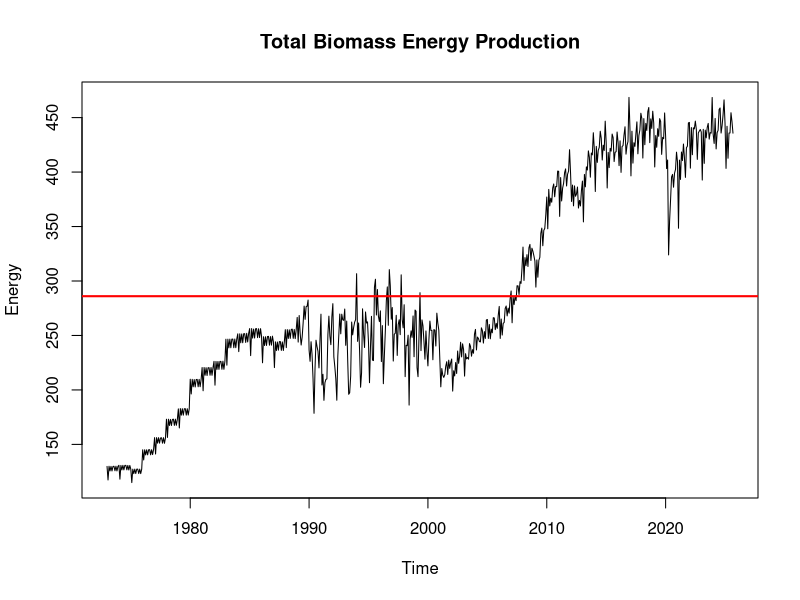
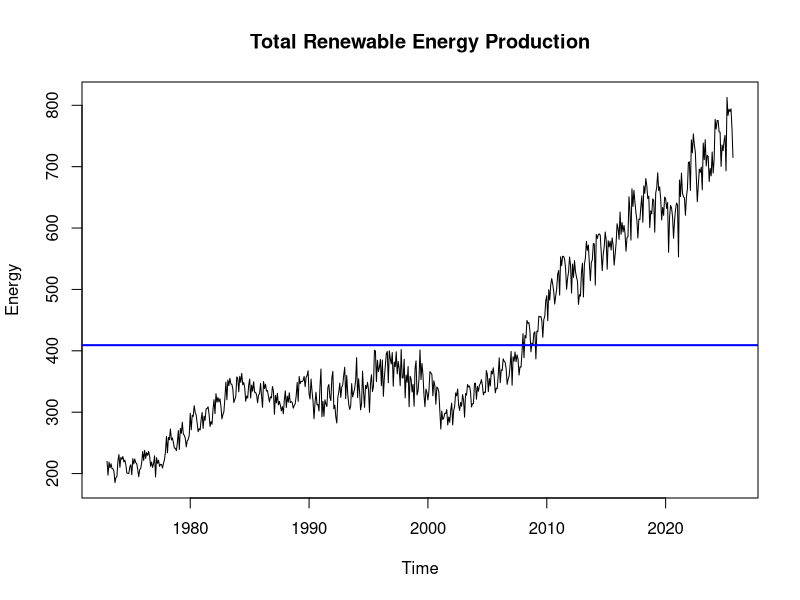
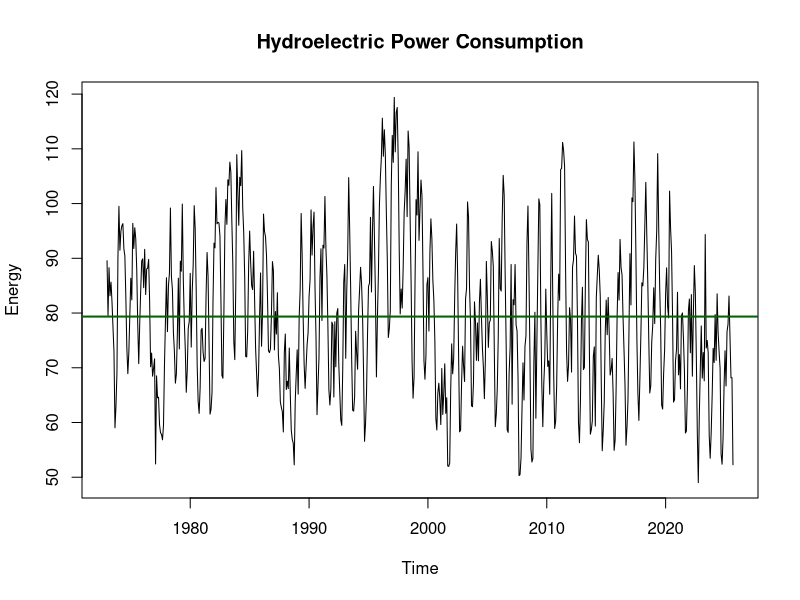
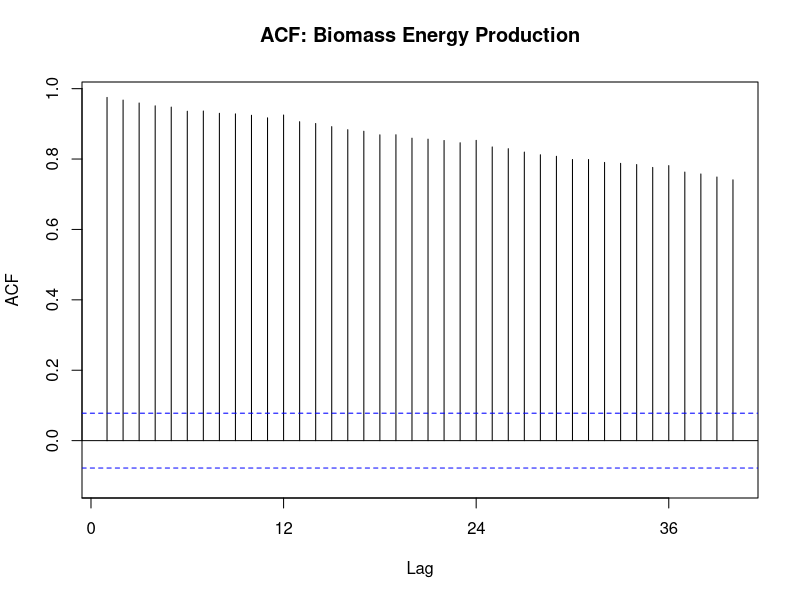
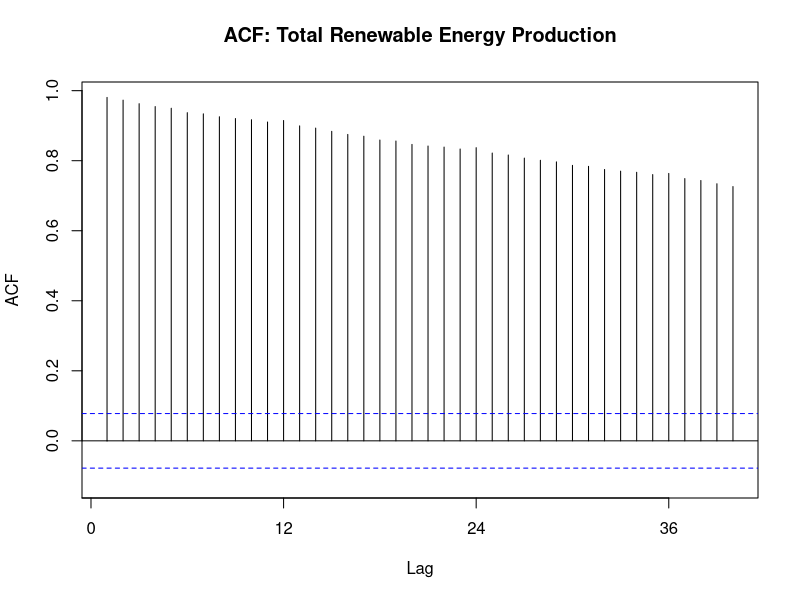
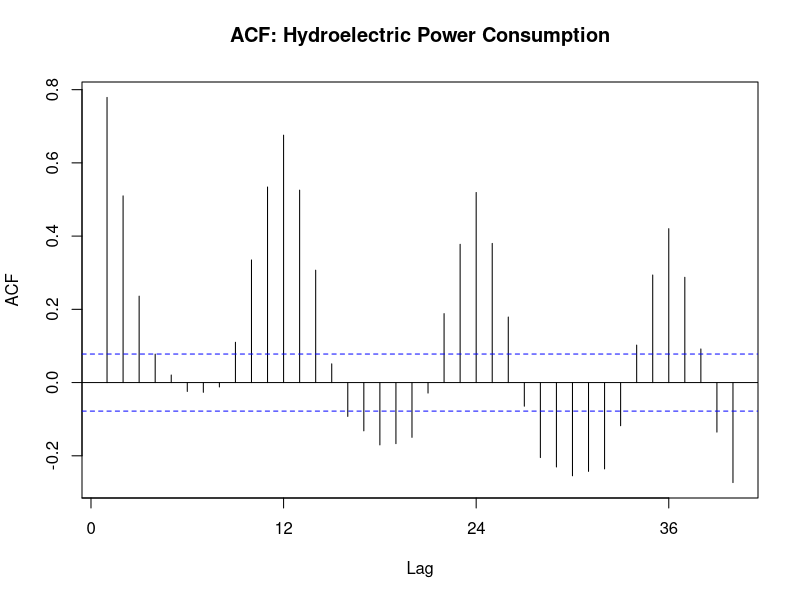
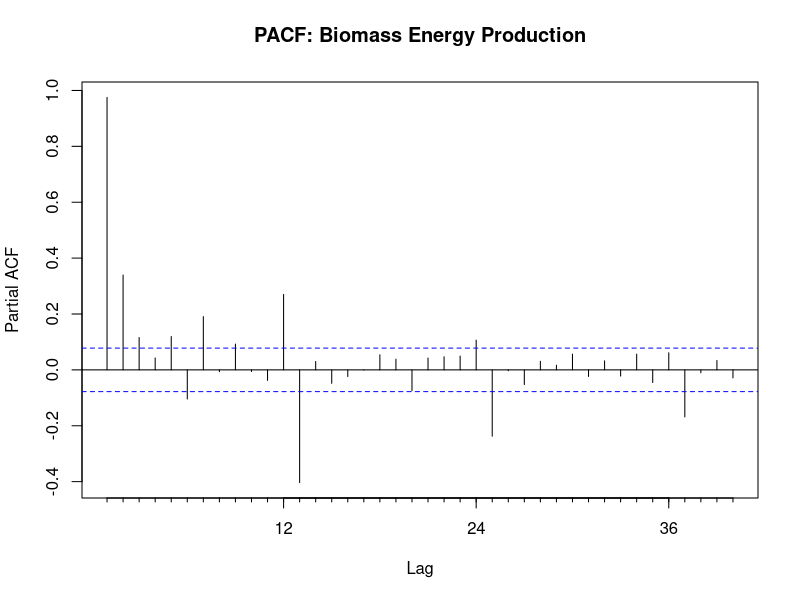
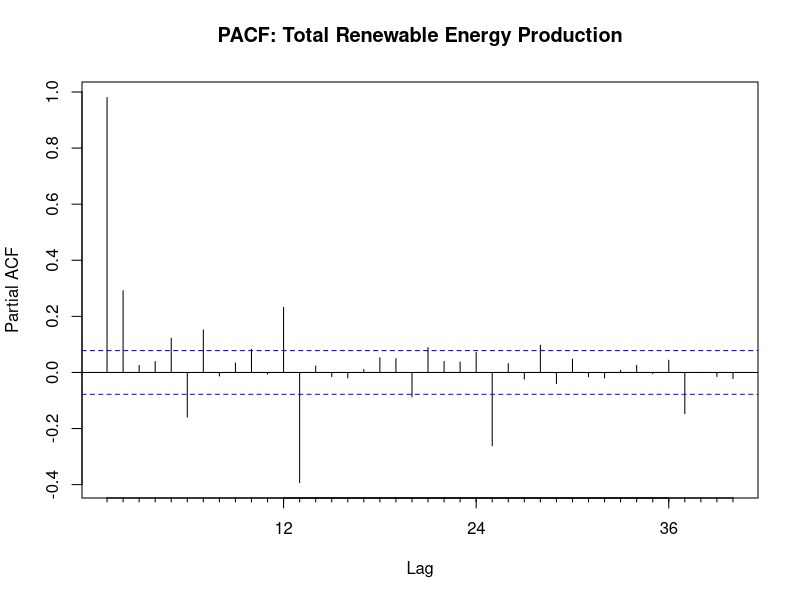

Recreate these plots in R, in order.
## ---- chunk 1
#Load/install required package here
library(readxl)
library(openxlsx)
library(lubridate)
library(ggplot2)
library(forecast)
## ---- chunk 2
#Importing data set
energy_data <- read_excel(path="../Data/Table_10.1_Renewable_Energy_Production_and_Consumption_by_Source.xlsx",skip = 12, sheet="Monthly Data",col_names=FALSE) 

read_col_names <- read_excel(path="../Data/Table_10.1_Renewable_Energy_Production_and_Consumption_by_Source.xlsx",skip = 10,n_max = 1, sheet="Monthly Data",col_names=FALSE) 

colnames(energy_data) <- read_col_names
head(energy_data)
read_col_names
## ---- chunk 3
df <- data.frame(
  Month = energy_data$`Month`,
  Biomass = energy_data$`Total Biomass Energy Production`,
  Renewable = energy_data$`Total Renewable Energy Production`,
  Hydroelectric = energy_data$`Hydroelectric Power Consumption`
)

head(df)
## ---- chunk 4
ts_df <- ts(df[,2:4], start=c(1973,1), frequency = 12)
head(ts_df)
## ---- chunk 5
# Means
mean_biomass <- mean(ts_df[, "Biomass"], na.rm = TRUE)
mean_renew   <- mean(ts_df[, "Renewable"], na.rm = TRUE)
mean_hydro   <- mean(ts_df[, "Hydroelectric"], na.rm = TRUE)

# Standard deviations
sd_biomass <- sd(ts_df[, "Biomass"], na.rm = TRUE)
sd_renew   <- sd(ts_df[, "Renewable"], na.rm = TRUE)
sd_hydro   <- sd(ts_df[, "Hydroelectric"], na.rm = TRUE)
## ---- chunk 6
# Biomass
plot(ts_df[, "Biomass"],
     main = "Total Biomass Energy Production",
     ylab = "Energy",
     xlab = "Time")
abline(h = mean_biomass, col = "red", lwd = 2)

# Renewable
plot(ts_df[, "Renewable"],
     main = "Total Renewable Energy Production",
     ylab = "Energy",
     xlab = "Time")
abline(h = mean_renew, col = "blue", lwd = 2)

# Hydroelectric
plot(ts_df[, "Hydroelectric"],
     main = "Hydroelectric Power Consumption",
     ylab = "Energy",
     xlab = "Time")
abline(h = mean_hydro, col = "darkgreen", lwd = 2)
## ---- chunk 7
cor(ts_df)
## ---- chunk 8
Acf(ts_df[, "Biomass"], lag.max = 40, main = "ACF: Biomass Energy Production")
Acf(ts_df[, "Renewable"], lag.max = 40, main = "ACF: Total Renewable Energy Production")
Acf(ts_df[, "Hydroelectric"], lag.max = 40, main = "ACF: Hydroelectric Power Consumption")
## ---- chunk 9
Pacf(ts_df[, "Biomass"], lag.max = 40, main = "PACF: Biomass Energy Production")
Pacf(ts_df[, "Renewable"], lag.max = 40, main = "PACF: Total Renewable Energy Production")
Pacf(ts_df[, "Hydroelectric"], lag.max = 40, main = "PACF: Hydroelectric Power Consumption")
